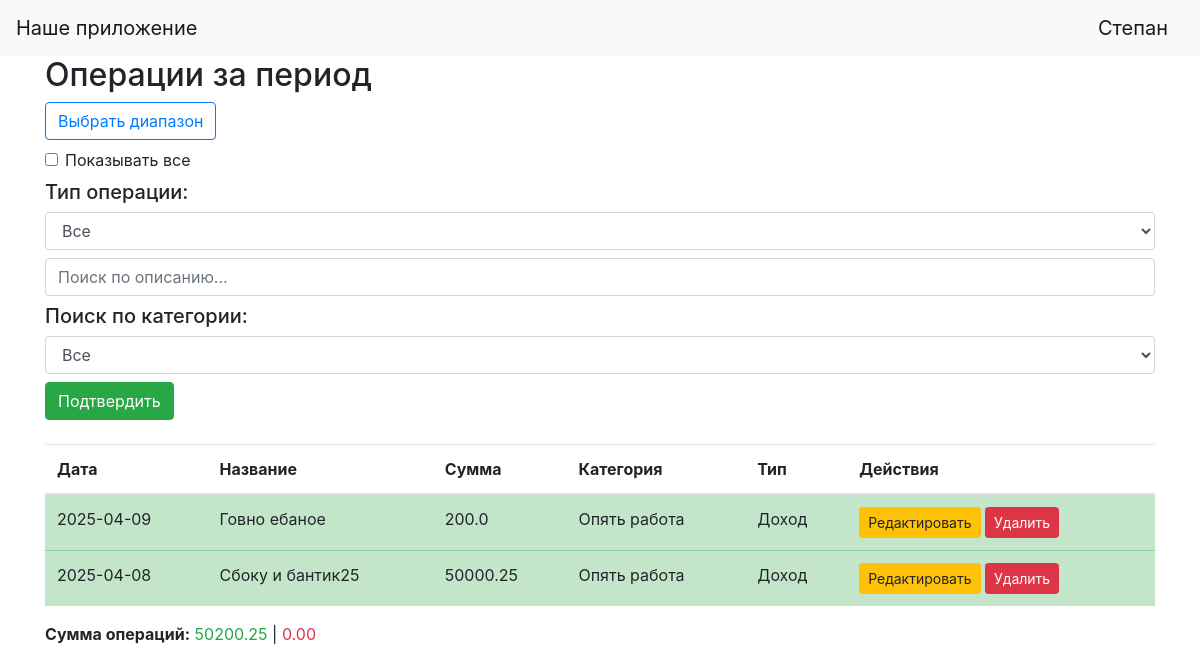
The page /operations (signed in) on the database as committed earlier.
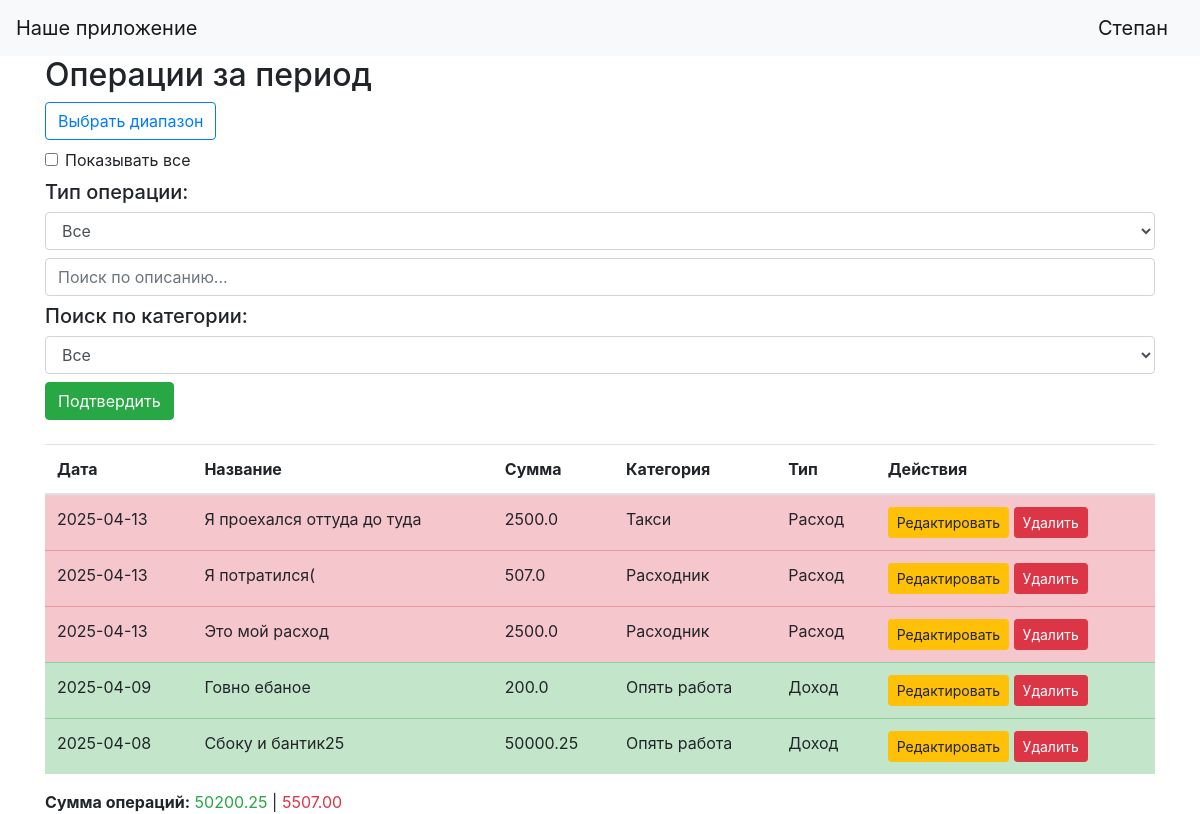
The same page on the database as committed later.
### data/users.py (models this page shows, shortened)
class User(SqlAlchemyBase, UserMixin):
    __tablename__ = 'users'
    id = sqlalchemy.Column(sqlalchemy.Integer, primary_key=True, autoincrement=True)
    username = sqlalchemy.Column(sqlalchemy.String, nullable=True, unique=True)
    password_hash = sqlalchemy.Column(sqlalchemy.String, nullable=True)
    email = sqlalchemy.Column(sqlalchemy.String, index=True, unique=True, nullable=True)
    created_date = sqlalchemy.Column(sqlalchemy.DateTime, default=datetime.datetime.now)
    operations = orm.relationship("Operation", back_populates='user')
    categories = orm.relationship("Category", back_populates='user') #

### data/operations.py (models this page shows, shortened)
class Operation(SqlAlchemyBase):
    __tablename__ = 'operations'
    id = sqlalchemy.Column(sqlalchemy.Integer, primary_key=True, autoincrement=True)
    date = sqlalchemy.Column(sqlalchemy.DateTime, default=datetime.datetime.now)
    user_id = sqlalchemy.Column(sqlalchemy.Integer, sqlalchemy.ForeignKey("users.id"))
    user = orm.relationship('User')
    amount = sqlalchemy.Column(sqlalchemy.Float, nullable=False)
    category_id = sqlalchemy.Column(sqlalchemy.Integer, sqlalchemy.ForeignKey("category.id"))
    category = orm.relationship("Category")
    type = sqlalchemy.Column(sqlalchemy.String, nullable=False)
    description = sqlalchemy.Column(sqlalchemy.String, nullable=True)

### data/category.py (models this page shows)
class Category(SqlAlchemyBase):
    __tablename__ = 'category'
    id = sqlalchemy.Column(sqlalchemy.Integer, primary_key=True, autoincrement=True)
    name = sqlalchemy.Column(sqlalchemy.String, nullable=True)
    type = sqlalchemy.Column(sqlalchemy.String, nullable=False)
    user_id = sqlalchemy.Column(sqlalchemy.Integer, sqlalchemy.ForeignKey("users.id"), nullable=True)
    user = orm.relationship('User')

### main.py (the view)
@app.route("/operations", methods=["GET", "POST"])
@login_required
def operations():
    form = PeriodForm()
    page = int(request.args.get("page", 1))
    per_page = 10
    today = date.today()
    start_date = today.replace(day=1)
    end_date = today
    selected_type = 'all'
    selected_category = 'all'
    show_all = False
    search_query = ''
    user_operations = current_user.operations
    db_sess = db_session.create_session()
    user_categories = [{
        'id': c.id,
        'name': c.name,
        'type': c.type
    } for c in current_user.categories]
    base_categories = [{
        'id': c.id,
        'name': c.name,
        'type': c.type
    } for c in db_sess.query(Category).filter(Category.user_id == None)]
    all_categories = [{'id': 'all', 'name': 'Все', 'type': 'all'}]
    all_categories.extend(base_categories + user_categories)
    form.category.choices = [(str(c['id']), c['name']) for c in all_categories]
    if request.method == "POST":
        date_range_str = form.date_range.data
        selected_type = form.operation_type.data
        selected_category = form.category.data
        show_all = 'show_all' in request.form
        search_query = request.form.get('search_query', '')
        if not show_all and date_range_str:
            try:
                start_str, end_str = date_range_str.split(" to ")
                start_date = datetime.strptime(start_str, "%Y-%m-%d").date()
                end_date = datetime.strptime(end_str, "%Y-%m-%d").date()
            except ValueError:
                return redirect("/operations")
    else:
        selected_category = request.args.get("selected_category", "all")
        form.date_range.data = ' to '.join([f"{start_date}", f"{end_date}"])
        form.operation_type.data = selected_type
        form.category.data = selected_category
    operations_in_period = user_operations
    if not show_all:
        operations_in_period = filter(
            lambda op: start_date <= op.date.date() <= end_date,
            operations_in_period
        )
    if selected_type != 'all':
        operations_in_period = filter(lambda op: op.type == selected_type, operations_in_period)
    if selected_category != 'all':
        operations_in_period = filter(lambda op: str(op.category_id) == selected_category, operations_in_period)
    if search_query:
        operations_in_period = filter(lambda op: search_query.lower() in op.description.lower(), operations_in_period)
    operations_in_period = list(operations_in_period)
    operations_in_period.sort(key=lambda op: op.date, reverse=True)
    total_pages = math.ceil(len(operations_in_period) / per_page)
    start = (page - 1) * per_page
    end = start + per_page
    current_ops = operations_in_period[start:end]
    return render_template(
        "operations.html",
        form=form,
        operations=current_ops,
        total_pages=total_pages,
        current_page=page,
        selected_type=selected_type,
        selected_category=selected_category,
        show_all=show_all,
        search_query=search_query,
        categories=all_categories
    )

### forms/period.py
class PeriodForm(FlaskForm):
    date_range = HiddenField()
    operation_type = SelectField(
        'Тип операции',
        choices=[('all', 'Все'), ('income', 'Доходы'), ('expense', 'Расходы')],
        default='all',
        validators=[DataRequired()]
    )
    category = SelectField('Категория', choices=[('all', 'Все')], default='all', validators=[Optional()])
    submit = SubmitField("Подтвердить")

### data/db_session.py (called while the page is built)
def create_session() -> Session:
    global __factory
    return __factory()

### main.py (called while the page is built)
@login_manager.user_loader
def load_user(user_id):
    db_sess = db_session.create_session()
    return db_sess.query(User).get(user_id)

### templates/operations.html (shortened to what this page needs)
{% extends "base.html" %}
{% block content %}
<h2>Операции за период</h2>
<form method="POST" id="filterForm">
    <button type="button" class="btn btn-outline-primary mb-2" id="openPicker">Выбрать диапазон</button>
    <div class="form-check mb-2">
        <input class="form-check-input" type="checkbox" id="show_all" name="show_all" {% if show_all %}checked{% endif %}>
        <label class="form-check-label" for="show_all">Показывать все</label>
    </div>
    <h5>Тип операции:</h5>
    {{ form.operation_type(class="form-control mb-2") }}
    <input type="text" name="search_query" class="form-control mb-2" placeholder="Поиск по описанию..." value="{{ search_query }}">
    <h5>Поиск по категории:</h5>
    {{ form.category(class="form-control mb-2") }}
    {{ form.submit(class="btn btn-success") }}
</form>
{% if operations %}
    {% set ns = namespace(income=0, expense=0) %}
    <table class="table table-striped mt-4">
        <thead>
            <tr>
                <th>Дата</th>
                <th>Название</th>
                <th>Сумма</th>
                <th>Категория</th>
                <th>Тип</th>
                <th>Действия</th>
            </tr>
        </thead>
        <tbody>
            {% for op in operations %}
                {% if op.type == 'income' %}
                    {% set ns.income = ns.income + op.amount %}
                {% else %}
                    {% set ns.expense = ns.expense + op.amount %}
                {% endif %}
                <tr class="{{ 'table-success' if op.type == 'income' else 'table-danger' }}">
                    <td>{{ op.date.strftime('%Y-%m-%d') }}</td>
                    <td>{{ op.description }}</td>
                    <td>{{ op.amount }}</td>
                    {% set matched_category = categories | selectattr('id', 'equalto', op.category_id) | list | first %}
                    <td>{{ matched_category.name if matched_category else 'Без категории' }}</td>
                    <td>{{ 'Доход' if op.type == 'income' else 'Расход' }}</td>
                    <td>
                        <a href="{{ url_for('edit_operation', id=op.id) }}" class="btn btn-warning btn-sm">Редактировать</a>
                        <form method="POST" action="{{ url_for('delete_operation', id=op.id) }}"
                              style="display:inline;" onsubmit="return confirm('Удалить операцию?');">
                            <button type="submit" class="btn btn-danger btn-sm">Удалить</button>
                        </form>
                    </td>
                </tr>
            {% endfor %}
        </tbody>
    </table>
    <div class="mt-3 fs-5">
       <strong>Сумма операций:</strong> <span class="text-success">{{ "%.2f"|format(ns.income) }}</span> | <span class="text-danger">{{ "%.2f"|format(ns.expense) }}</span><br>
    </div>
{% endif %}
{% endblock %}

### templates/base.html (shortened to what this page needs)
<!doctype html>
<html lang="en">
<head>
    <link rel="stylesheet"
          href="https://stackpath.bootstrapcdn.com/bootstrap/4.4.1/css/bootstrap.min.css"
>
    <link rel="stylesheet" href="https://cdn.jsdelivr.net/npm/flatpickr/dist/flatpickr.min.css">
</head>
<body>
<header>
    <nav class="navbar navbar-light bg-light">
        <a class="navbar-brand" href="/">Наше приложение</a>
        {% if current_user.is_authenticated %}
            <a class="navbar-brand" href="/logout">{{ current_user.username }}</a>
        {% else %}
            <p>
                <a class="btn btn-primary " href="/register">Зарегистрироваться</a>
                <a class="btn btn-success" href="/login">Войти</a>
            </p>
        {% endif %}
    </nav>
</header>
<main role="main" class="container">
    {% block content %}{% endblock %}
</main>
</body>
</html>

Rows that differ between the two databases and show on the page:
added Operation: date "2025-04-13", description "Я проехался оттуда до туда", amount "2500.0", type "Расход"
added Category: name "Такси"
added Operation: date "2025-04-13", description "Я потратился(", amount "507.0", type "Расход"
now on this page (row unchanged): Category: name "Расходник"
added Operation: date "2025-04-13", description "Это мой расход", amount "2500.0", type "Расход"
Other text that changed with them:
{{ "%.2f"|format(ns.expense) }}: "0.00" → "5507.00"
